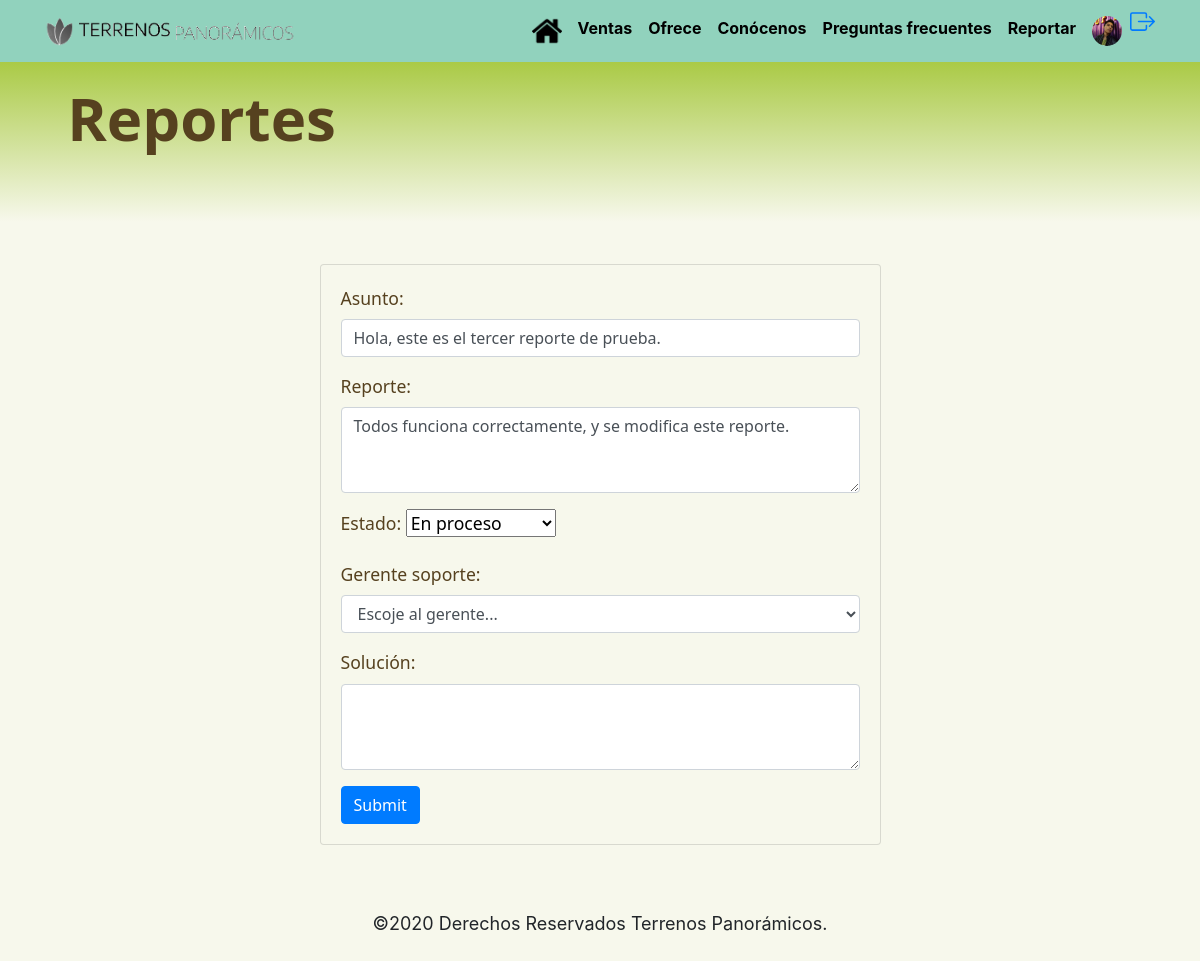
Before: /reportes/editar/6 (signed in) with the older database file.
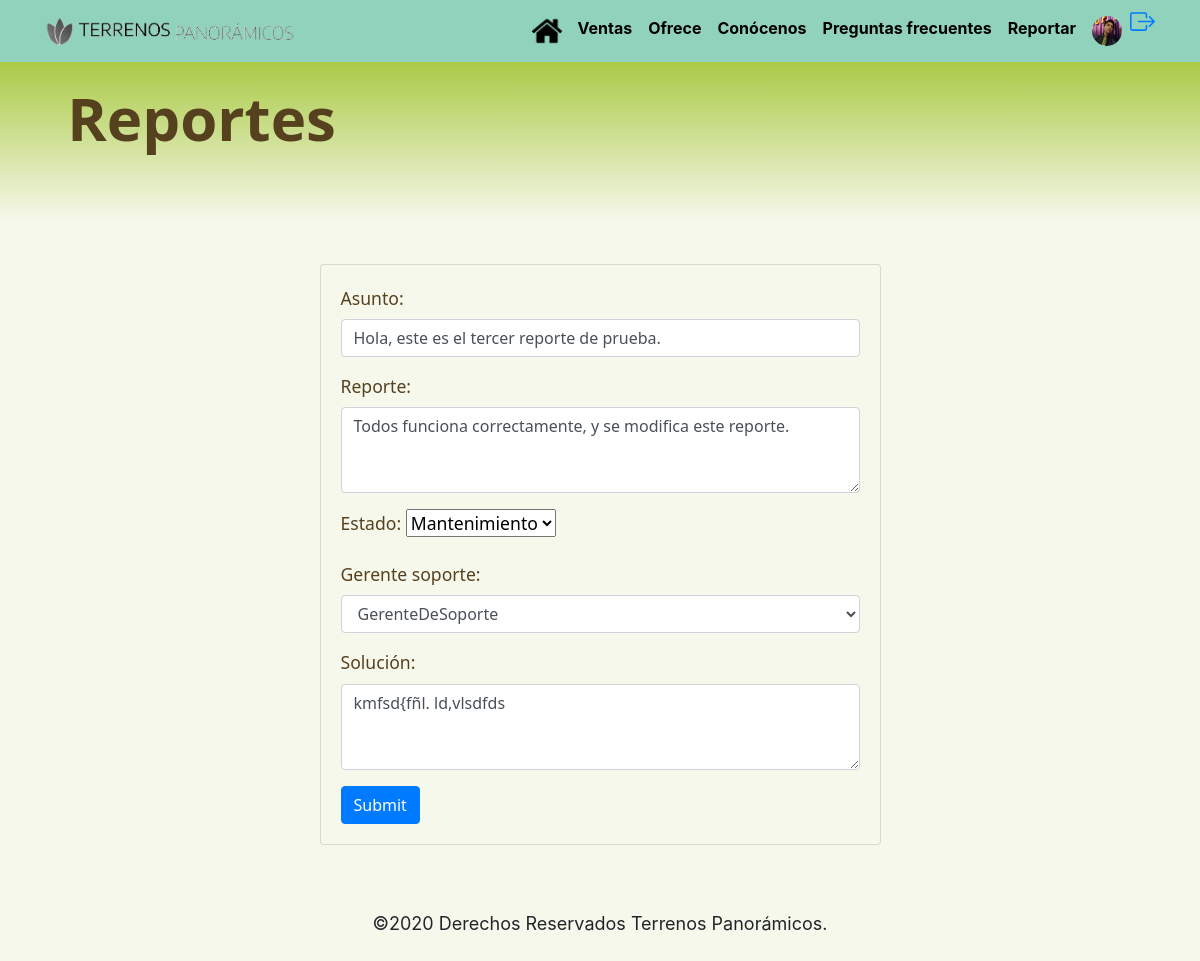
After: the same page with the newer database file.
### users/models.py (models this page shows, shortened)
class Profile(models.Model):
    user = models.OneToOneField(User, on_delete = models.CASCADE)
    last_nameMa = models.CharField( max_length=150, blank=True)
    born = models.DateField(null=True, blank=True)
    phone_number = models.CharField(max_length=20, blank=True)
    picture = models.ImageField(
        upload_to = 'users/pictures',
        blank=True,
        null = True
        )
    curp = models.CharField(max_length=18,blank=True )
    ine = models.ImageField(
        upload_to = 'users/ine',
        blank=True,
        null = True)
    agente_soporte = models.BooleanField('Agente de soporte', default=False)
    gerente_soporte = models.BooleanField('Gerente de soporte', default=False)
    created = models.DateTimeField(auto_now_add=True)
    modified = models.DateTimeField(auto_now= True)

### soporte/models.py (models this page shows, shortened)
class Reporte(models.Model):
    user = models.ForeignKey(User, on_delete=models.CASCADE, related_name="Reporte")
    asunto = models.CharField('Asunto', max_length=100)
    reporte = models.CharField('Reporte', max_length=3000)
    ABIERTO = 'Abierto'
    PROCESO= 'En proceso'
    MANTENIMIENTO='Mantenimiento'
    RESUELTO='Resuelto'
    ESTADO = [
        (ABIERTO,'Abierto'),
        (PROCESO,'En proceso'),
        (MANTENIMIENTO,'Mantenimiento'),
        (RESUELTO,'Resuelto')
    ]
    estado = models.CharField('Estado',
        max_length=15,
        choices=ESTADO,
        default=ABIERTO
    )
    solucion = models.CharField('Solución', max_length=3000, blank=True)
    agente_soporte = ForeignKey(User, on_delete=models.CASCADE,null=True,related_name="SoporteReporte",verbose_name='Agente de soporte')
    gerente_soporte = ForeignKey(User, on_delete=models.CASCADE,null=True,related_name="GerenteReporte",verbose_name='Gerente de soporte')
    creado = models.DateTimeField('Fecha de creación',auto_now_add=True)
    modificado = models.DateTimeField('Fecha de modificacion',auto_now=True)

### soporte/views.py (the view)
# urls.py: path('reportes/editar/<str:pk>', soporte_views.updateReporte, name='reporte_update'),
@login_required
def updateReporte(request, pk):
    reporte = Reporte.objects.get(pk=pk)
    if reporte.estado =='Resuelto':
        form = ReporteUpdateSolucion(instance=reporte)
        if request.method == 'POST':
            form = ReporteUpdateSolucion(request.POST, instance=reporte)
            if form.is_valid():
                form.save()
                return redirect('reporte')
        return render(
        request=request,
        template_name='soporte/reporte/reporte_solucionado.html',
        context={
            'form':form,
            'reporte': reporte,
            'agente_soporte':request.user,
            }
        )
    else:
        form = ReporteUpdateForm(instance=reporte)
        print(reporte.estado)
        if request.method == 'POST':
            form = ReporteUpdateForm(request.POST, instance=reporte)
            if form.is_valid():
                form.save()
                return redirect('reporte')
        return render(
            request=request,
            template_name='soporte/reporte/reporte_update.html',
            context={
                'form':form,
                'reporte': reporte,
                'agente_soporte':request.user,
            }
        )

### soporte/forms.py
class ReporteUpdateForm(ModelForm):
    gerente_soporte = forms.ModelChoiceField(queryset=User.objects.filter(profile__gerente_soporte=True),empty_label='Escoje al gerente...',widget=forms.Select(attrs={'class':'form-control'}))
    estado = forms.CharField(
        max_length=15,
        required=False,
        widget=forms.Select(choices=ESTADO)
    )
    class Meta:
        model = Reporte
        fields =['asunto','reporte','estado','gerente_soporte','solucion']
        widgets = {
            'asunto': forms.TextInput(attrs={'class': 'form-control'}),
            'reporte': forms.Textarea(attrs={'class': 'form-control',
                                                'rows':'3',
                                              'resize':'none'}),
            'solucion': forms.Textarea(attrs={'class': 'form-control',
                                                'rows':'3',
                                              'resize':'none'}),
            'estado': forms.Select(attrs={'class': 'form-select'})
        }

### terrenos_panoramicos/middelware.py (called while the page is built)
    def __call__(self, request):
        if not request.user.is_anonymous:
            if request.path in [reverse('solicitud_reunion'),reverse('ofrece')]:
                if request.user.is_superuser:
                    return self.get_response(request)
                if request.user.profile:
                    profile = request.user.profile
                    if not profile.picture or not profile.born or not profile.phone_number or not profile.curp or not profile.ine:
                        return redirect('update_profile')
        response = self.get_response(request)
        return response

### templates/soporte/reporte/reporte_update.html (shortened to what this page needs)
{% extends "base.html" %}
{% block head_content %}
{%load static%}
<link rel="stylesheet" href="{% static 'css/index.css' %}">
<link rel="stylesheet" href="{% static 'css/soporte/reporte.css' %}">
{% endblock %}
{% block container %}
<section id="titular" class="pt-3 pb-3">
  <div class="container">
    <div class="row">
        <div id="izquierdo" class="col-12 col-md-12 col-lg-6 text-left" >
          <p>Reportes</p>
      </div>
    </div>
    </div>
</section>
<div class="row justify-content-md-center">
  <div class="col-6 pt-4 pb-4" style="font-size: 1.2rem; font-family: Segoe UI; color: #56411F;">
        <div class="card card-body" style="font-size: 1.1rem;">
            <form action="" method="POST">
                    {{ form.as_p }}
                    <input class="btn btn-primary" type="submit" >
            </form>
        </div>
    </div>
</div>
{% endblock %}

### templates/base.html (shortened to what this page needs)
<!DOCTYPE html>
<html lang="en">
<head>
    {% block head_content %}{% endblock %}
    {% load static %}
    <link rel="stylesheet" href="https://stackpath.bootstrapcdn.com/bootstrap/4.1.3/css/bootstrap.min.css">
</head>
<body data-spy="scroll" data-target="#navbar" data-offset="57" >
    {% include "nav.html" %}
    {% block container %}
    {% endblock%}
    {% block footer %}
    {% include "footer.html" %}
    {% endblock footer %}
</body>
</html>

### templates/nav.html (shortened to what this page needs)
{% load static %}
<nav id="header" class="navbar navbar-expand-lg navbar-dark sticky-top" style="background-color: #91D2BD">
      <div class="container">
        <a class="navbar-brand" href="{% url "home" %}">
          <img src="{% static "img/logo.png" %}" alt="logo_TerrenosPanorámicos" id="TerrenosPanoramicos">
        </a>
        <div class="collapse navbar-collapse" id="navbar">
          <ul class="navbar-nav ml-auto">
            <li class="nav-item">
                <a class="nav-link" href="{% url "home" %}"><img src="{% static "img/casa.png" %}" id="index-home" alt="Home"/></a>
            </li>
            <li class="nav-item">
              <a class="nav-link" href="{% url "catalogo" %}" id="menú">Ventas</a>
            </li>
            <li class="nav-item">
                <a class="nav-link" href="{% url "ofrece" %}" id="menú">Ofrece</a>
            </li>
            <li class="nav-item">
                <a class="nav-link" href="{% url "conocenos" %}" id="menú">Conócenos</a>
            </li>
            <li class="nav-item">
                <a class="nav-link" href="{% url "faqs" %}" id="menú">Preguntas frecuentes</a>
            </li>
            {% if request.user.profile.agente_soporte or request.user.profile.gerente_soporte  %}
            <li class="nav-item">
                <a class="nav-link" href="{% url "reporte" %}" id="menú">Reportar</a>
            </li>
            {% endif %}
            <li class="nav-item">
              {% if request.user.is_anonymous %}
              <a class="nav-link" href="{% url "login"  %}">
                <img class="rounded-circle" src="{% static 'img/default-profile.png' %}" id="index-home" alt="user"/>
              </a>
              {% else %}
                <a class="nav-link" href="{% url "detail" request.user.username %}">
              {% if request.user.profile.picture %}
                        <img class="rounded-circle" src="{{ request.user.profile.picture.url }}" id="index-home" alt="user"/>
                    {% else%}
                        <img class="rounded-circle" src="{% static 'img/default-profile.png' %}" id="index-home" alt="user"/>
                    {% endif %}
                </a>
              {% endif %}
            </li>
            <li class="nav-item">
                    <a href="{% url "logout" %}">
                    </a>
            </li>
          </ul>
        </div>
      </div>
    </nav>

### templates/footer.html (shortened to what this page needs)
{%load static%}
<footer id="footer" class="pb-4 pt-4">
      ©2020  Derechos Reservados Terrenos Panorámicos.
</footer>

### static/css/index.css (style rules this page uses)
body { background-color:#f7f8ec!important ; }
.card { border: 0px; background-color: transparent; }
#index-home { width: 30px; height: 30px; }
#menú { color:black; font-weight: bold; }
#TerrenosPanoramicos { width: 250px; height: 30px; }
#footer { padding: 90px 0; text-align: center; font-size: 18px; }

### static/css/soporte/reporte.css (style rules this page uses)
body { background-color: #F7F8EC!important; overflow-x: hidden; }
#izquierdo { font: normal normal 900 60px/81px Segoe UI; letter-spacing: 0px; color: #56411F; opacity: 1; }
#titular { top: 62px; height: 160px; background: transparent linear-gradient(180deg, #AACA46 0%, #F7F8EC 100%) 0% 0% no-repeat padding-box; opacity: 1; }
.card { background-color: #F7F8EC!important; margin-bottom: 1em; margin-top: 1em; }
.row { padding-left: 2%; padding-right: 2%; }

Changed rows visible on the page:
changed Reporte "Hola, este es el tercer reporte de prueba.": estado "En proceso" → "Mantenimiento"; gerente_soporte "Escoje al gerente..." → "GerenteDeSoporte"; solucion (not shown) → "kmfsd{fñl. ld,vlsdfds"
